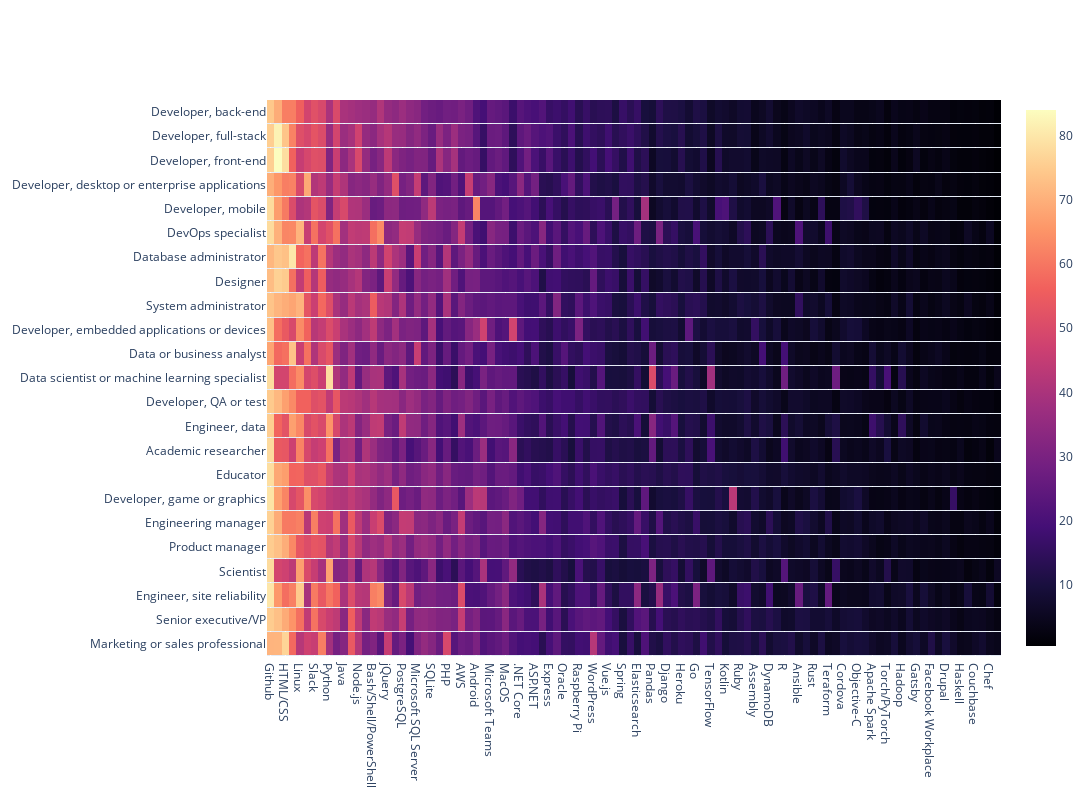

Here is the notebook cell this chart was saved with:
### Markdown cell above
### Visualizing Heatmap

### Code cell
# Transpose skills_jobs 
skills_jobs = skills_jobs.T

# Build Heatmap figure
data=go.Heatmap(z=skills_jobs, x=skills_jobs.columns, 
                y=skills_jobs.index, colorscale='magma', ygap=1)
# Plot
fig = go.Figure(data=data)
fig.update_layout(width=1300, height=800)
fig.show()

### Figure 1 — Plotly figure (JSON) as saved in the notebook; plotly's stock layout.template omitted (floating-point values rounded to 4 significant figures; data arrays with more than 128 entries replaced by an {"elided": "..."} marker saying what was removed)
{"data": [{"colorscale": [[0, "#000004"], [0.1111, "#180f3d"], [0.2222, "#440f76"], [0.3333, "#721f81"], [0.4444, "#9e2f7f"], [0.5556, "#cd4071"], [0.6667, "#f1605d"], [0.7778, "#fd9668"], [0.8889, "#feca8d"], [1, "#fcfdbf"]], "type": "heatmap", "x": ["Github", "JavaScript", "HTML/CSS", "SQL", "Linux", "Windows", "Slack", "MySQL", "Python", "Jira", "Java", "Google Suite (Docs, Meet, etc)", "Node.js", "Gitlab", "Bash/Shell/PowerShell", "Docker", "jQuery", "C#", "PostgreSQL", "Confluence", "Microsoft SQL Server", "Trello", "SQLite", "React.js", "PHP", "TypeScript", "AWS", ".NET", "Android", "C++", "Microsoft Teams", "MongoDB", "MacOS", "C", ".NET Core", "Angular", "ASP.NET", "Redis", "Express", "MariaDB", "Oracle", "ASP.NET Core", "Raspberry Pi", "Microsoft Azure", "Microsoft Azure", "Microsoft Azure", "Microsoft Azure", "WordPress", "Google Cloud Platform", "Vue.js", "Firebase", "Spring", "Angular.js", "Elasticsearch", "iOS", "Pandas", "Kubernetes", "Django", "Flask", "Heroku", "Arduino", "Go", "Laravel", "TensorFlow", "React Native", "Kotlin", "Unity 3D", "Ruby", "Slack Apps and Integrations", "Assembly", "VBA", "DynamoDB", "Swift", "R", "Stack Overflow for Teams", "Ansible", "Ruby on Rails", "Rust", "Flutter", "Teraform", "Keras", "Cordova", "Xamarin", "Objective-C", "Dart", "Apache Spark", "Scala", "Torch/PyTorch", "Symfony", "Hadoop", "Perl", "Gatsby", "Cassandra", "Facebook Workplace", "IBM DB2", "Drupal", "Unreal Engine", "Haskell", "Puppet", "Couchbase", "IBM Cloud or Watson", "Chef", "Julia"], "y": ["Marketing or sales professional", "Senior executive/VP", "Engineer, site reliability", "Scientist", "Product manager", "Engineering manager", "Developer, game or graphics", "Educator", "Academic researcher", "Engineer, data", "Developer, QA or test", "Data scientist or machine learning specialist", "Data or business analyst", "Developer, embedded applications or devices", "System administrator", "Designer", "Database administrator", "DevOps specialist", "Developer, mobile", "Developer, desktop or enterprise applications", "Developer, front-end", "Developer, full-stack", "Developer, back-end"], "ygap": 1, "z": {"elided": "23x103 float values"}}], "layout": {"height": 800, "width": 1300}}
